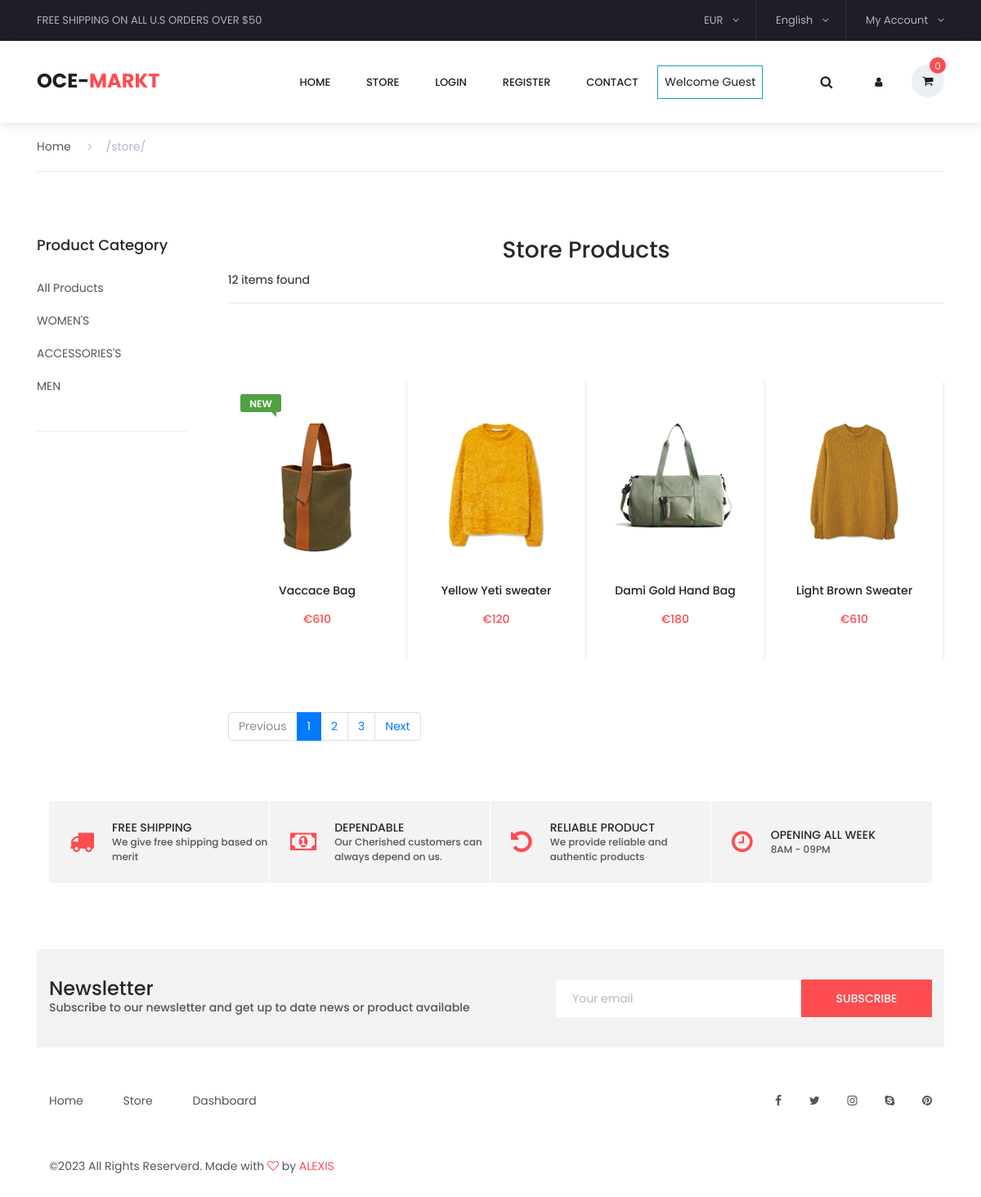
/store/, run on the app's committed database.
### category/models.py (models this page shows, shortened)
class Category(models.Model):
    category_name = models.CharField(max_length=60, unique=True)
    slug = models.SlugField(max_length=100, unique=True)
    description = models.TextField(blank=True)
    cart_image = models.ImageField(upload_to='photos/categories')
    created_at = models.DateTimeField(auto_now_add=True, )
    updated_at = models.DateTimeField(auto_now=True)
    class Meta:
        verbose_name = 'category'
        verbose_name_plural = 'categories'
    def get_url(self):
        return reverse('products_by_category', args=[self.slug])

### store/models.py (models this page shows, shortened)
class Product(models.Model):
    product_name = models.CharField(max_length=255, unique=True)
    slug = models.SlugField(max_length=255, unique=True)
    description = models.TextField(max_length=600, blank=True)
    price = models.IntegerField()
    old_price = models.IntegerField(blank=True, default=0)
    image = models.ImageField(upload_to='photos/products')
    stock = models.IntegerField()
    tagged = models.CharField(max_length=50, blank=True)
    is_available = models.BooleanField(default=True)
    category = models.ForeignKey(Category, on_delete=models.CASCADE)
    created_date = models.DateTimeField(auto_now_add=True, )
    modified_date = models.DateTimeField(auto_now=True)
    def get_url(self):
        return reverse('product_detail', args=[self.category.slug, self.slug])

### store/views.py (the view)
# urls.py: path('store/', include('store.urls')),
def store(request, category_slug=None):
    categories = None
    products = None
    if category_slug != None:
        categories = get_object_or_404(Category, slug=category_slug)
        products = Product.objects.filter(
            category=categories, is_available=True).order_by('id')
        paginator = Paginator(products, 1)
        page = request.GET.get('page')
        paged_products = paginator.get_page(page)
        product_count = products.count()
    else:
        products = Product.objects.all().filter(is_available=True).order_by('id')
        paginator = Paginator(products, 4)
        page = request.GET.get('page')
        paged_products = paginator.get_page(page)
        product_count = products.count()
    context = {
        'products': paged_products,
        'product_count': product_count,
    }
    return render(request, 'store/store.html', context)

### carts/context_processors.py (called while the page is built)
def counter(request):
    cart_count = 0
    if 'admin' in request.path:
        return {}
    else:
        try:
            cart = Cart.objects.filter(cart_id=_cart_id(request))
            if request.user.is_authenticated:
                cart_items = CartItem.objects.all().filter(user=request.user)
            else:
                cart_items = CartItem.objects.all().filter(cart=cart[:1])
            for cart_item in cart_items:
                cart_count += cart_item.quantity
        except Cart.DoesNotExist:
            cart_count = 0
    return dict(cart_count=cart_count)

### carts/views.py (called while the page is built)
def _cart_id(request):
    cart = request.session.session_key
    if not cart:
        cart = request.session.create()
    return cart

### category/context_processors.py (called while the page is built)
def menu_links(request):
    links = Category.objects.all()
    return dict(links=links)

### templates/store/store.html (shortened to what this page needs)
{% extends 'base.html'  %}
{%  load static %}
{% block content%}
<div class="container product_section_container">
    <div class="row">
        <div class="col product_section clearfix">
            <div class="breadcrumbs d-flex flex-row align-items-center">
                <ul>
                    <li><a href="{% url 'home' %}">Home</a></li>
                    <li class="active"><a href="{% url 'store' %}"><i class="fa fa-angle-right" aria-hidden="true"></i>{{ request.path}}</a></li>
                </ul>
            </div>
            <div class="sidebar">
                <div class="sidebar_section">
                    <div class="sidebar_title">
                        <h5>Product Category</h5>
                    </div>
                    <ul class="sidebar_categories">
                        <li><a href="{% url 'store' %}">All Products</a></li>
                        {% for category in links %}
                        <li><a href="{{ category.get_url }}">{{ category.category_name}}</a></li>
                        {% endfor %}
                    </ul>
                </div>
            </div>
            <div class="main_content">
                <div class="products_iso">
                    <div class="row">
                        <div class="col">
                            <div>
                                <div class=" page_content text-center">
                                    <h3> Store Products</h3>
                                 </div>
                                <div class="page_content">
                                    <span> {{ product_count }} items found</span>
                                </div>
                                <hr>
                            </div>
                            <div class="product_sorting_container product_sorting_container_top">
                            </div>
                        <div class="product-grid">
                            {% if products %}
                                {% for product in products %}
                                    {% if product.stock > 0 %}
                                        <div class="product-item">
                                            <div class="product discount">
                                            <div class="product_image">
                                                <a href="{{ product.get_url}}">
                                                <img src="{{ product.image.url }}" alt="Product Image" />
                                                </a>
                                            </div>
                                            {% if product.tagged != "" %}
                                                        {% if product.tagged == "NEW" or product.tagged == "New" or product.tagged == "new" %}
                                                            <div
                                                            class="product_bubble product_bubble_left product_bubble_green d-flex flex-column align-items-center"
                                                            >
                                                            <span>{{ product.tagged }}</span>
                                                            </div>
                                                        {% endif %}
                                            {% else %}
                                                <div class="favorite"></div>
                                            {% endif %}
                                            <div class="product_info">
                                                <h6 class="product_name">
                                                <a href="{{  product.get_url }}">{{product.product_name}}</a>
                                                </h6>
                                                <div class="product_price">€{{ product.price }}
                                                </div>
                                            </div>
                                            </div>
                                        </div>
                                    {% endif %}
                                {% endfor %}
                        {% else %}
                        <div >
                            <h2>No result found. Please try again.</h2>
                        </div>
                        {% endif %}
                        </div>
                        <nav class="mt-4" aria-label="Page navigation sample">
                            {% if products.has_other_pages %}
                                <ul class="pagination">
                                    {% if products.has_previous %}
                                        <li class="page-item"><a class="page-link" href="?page={{products.previous_page_number}}">Previous</a></li>
                                    {% else %}
                                        <li class="page-item disabled"><a class="page-link" href="#">Previous</a></li>
                                    {% endif %}
                                    {% for i in products.paginator.page_range %}
                                        {%  if products.number == i %}
                                            <li class="page-item active"><a class="page-link" href="#">{{i}}</a></li>
                                        {% else %}
                                            <li class="page-item "><a class="page-link" href="?page={{i}}">{{i}}</a></li>
                                        {% endif %}
                                    {% endfor %}
                                    {% if products.has_next %}
                                        <li class="page-item"><a class="page-link" href="?page={{products.next_page_number}}">Next</a></li>
                                    {% else %}
                                        <li class="page-item disabled"><a class="page-link" href="#">Next</a></li>
                                    {% endif %}
                                </ul>
                            {% endif %}
                        </nav>
                    </div>
                </div>
            </div>
        </div>
    </div>
</div>
{% include 'benefit.html' %}
{% endblock %}

### static/styles/main_styles.css (style rules this page uses)
* { margin: 0; padding: 0; }
body { font-family: 'Poppins', sans-serif; font-size: 14px; line-height: 23px; font-weight: 400; background: #FFFFFF; color: #1e1e27; }
div { display: block; position: relative; -webkit-box-sizing: border-box; -moz-box-sizing: border-box; box-sizing: border-box; }
ul { list-style: none; margin-bottom: 0px; }
a, a:hover, a:visited, a:active, a:link { text-decoration: none; -webkit-font-smoothing: antialiased; -webkit-text-shadow: rgba(0,0,0,.01) 0 0 1px; text-shadow: rgba(0,0,0,.01) 0 0 1px; }
h3 { font-size: 28px; }
h5 { font-size: 16px; }
h6 { font-size: 14px; }
h1, h2, h3, h4, h5, h6 { color: #282828; -webkit-font-smoothing: antialiased; -webkit-text-shadow: rgba(0,0,0,.01) 0 0 1px; text-shadow: rgba(0,0,0,.01) 0 0 1px; }
.clearfix::before, .clearfix::after { content: ""; display: table; }
.clearfix::after { clear: both; }
.clearfix { zoom: 1; }
.product-grid { width: 100%; margin-top: 57px; }
.product-item { width: 20%; height: 380px; cursor: pointer; }
.product-item::after { display: block; position: absolute; top: 0; left: -1px; width: calc(100% + 1px); height: 100%; pointer-events: none; content: ''; border: solid 2px rgba(235,235,235,0); border-radius: 3px; -webkit-transition: all 0.3s ease; -moz-transition: all 0.3s ease; -ms-transition: all 0.3s ease; -o-transition: all 0.3s ease; transition: all 0.3s ease; }
.product { width: 100%; height: 340px; border-right: solid 1px #e9e9e9; }
.product_image { width: 100%; }
.product_image img { width: 100%; }
.product_info { text-align: center; padding-left: 10px; padding-right: 10px; }
.product_name { margin-top: 27px; }
.product_name a { color: #1e1e27; line-height: 20px; }
.discount .product_info .product_price { font-size: 14px; }
.product_price { font-size: 16px; color: #fe4c50; font-weight: 600; }
.product_bubble { position: absolute; top: 15px; width: 50px; height: 22px; border-radius: 3px; text-transform: uppercase; }
.product_bubble span { font-size: 12px; font-weight: 600; color: #FFFFFF; }
.product_bubble_left::after { content: ' '; position: absolute; width: 0; height: 0; left: auto; right: 6px; bottom: -6px; border: 6px solid; }
.product_bubble_left::after { border-color: #51a042 #51a042 transparent transparent; }
.product_bubble_green { background: #51a042; }
.product_bubble_left { left: 15px; }

### static/styles/single_styles.css (style rules this page uses)
* { margin: 0; padding: 0; }
body { font-family: 'Poppins', sans-serif; font-size: 14px; line-height: 23px; font-weight: 400; background: #FFFFFF; color: #1e1e27; }
div { display: block; position: relative; -webkit-box-sizing: border-box; -moz-box-sizing: border-box; box-sizing: border-box; }
ul { list-style: none; margin-bottom: 0px; }
a, a:hover, a:visited, a:active, a:link { text-decoration: none; -webkit-font-smoothing: antialiased; -webkit-text-shadow: rgba(0,0,0,.01) 0 0 1px; text-shadow: rgba(0,0,0,.01) 0 0 1px; }
h3 { font-size: 28px; }
h5 { font-size: 16px; }
h6 { font-size: 14px; }
h1, h2, h3, h4, h5, h6 { font-family: 'Poppins', sans-serif; color: #282828; -webkit-font-smoothing: antialiased; -webkit-text-shadow: rgba(0,0,0,.01) 0 0 1px; text-shadow: rgba(0,0,0,.01) 0 0 1px; }
.clearfix::before, .clearfix::after { content: ""; display: table; }
.clearfix::after { clear: both; }
.clearfix { zoom: 1; }
.breadcrumbs { width: 100%; height: 60px; border-bottom: solid 1px #ebebeb; margin-bottom: 79px; }
.breadcrumbs ul li { display: inline-block; margin-right: 17px; }
.breadcrumbs ul li.active a { color: #b9b4c7; }
.breadcrumbs ul li i { margin-right: 17px; }
.breadcrumbs ul li a { color: #51545f; }
.product_price { display: inline-block; font-size: 24px; color: #fe4c50; font-weight: 500; line-height: 30px; margin-top: 2px; }

### data on the page
Category: category_name "WOMEN'S"
Category: category_name "ACCESSORIES'S"
Category: category_name "MEN"
Product: image (picture), tagged "NEW", product_name "Vaccace Bag", price "610"
Product: image (picture), product_name "Yellow Yeti sweater", price "120"
Product: image (picture), product_name "Dami Gold Hand Bag", price "180"
Product: image (picture), product_name "Light Brown Sweater", price "610"

### other printed values
{{ cart_count }} "0"
{{ request.path }} "/store/"
{{ product_count }} "12"
{{ i }} "1"
{{ i }} "2" "3"
